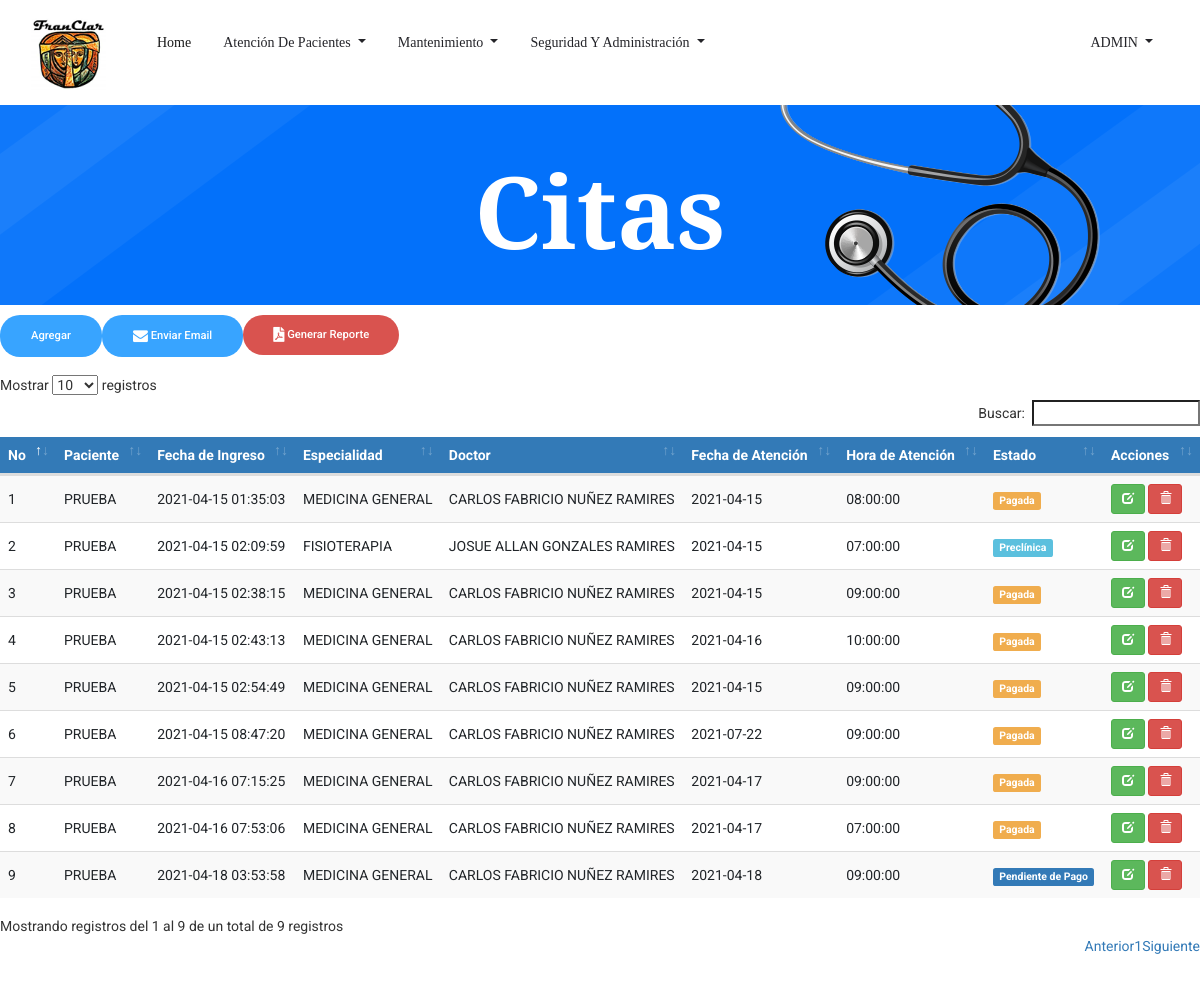
/Cita.php (signed in), run on the app's committed database.
### tables this page shows
CREATE TABLE `tbl_citas` (
  `ID_Cita` bigint(3) NOT NULL,
  `ID_Paciente` int(3) NOT NULL,
  `ID_Usuario` bigint(3) NOT NULL,
  `ID_Empleado` int(3) NOT NULL,
  `ID_Especialidad` int(3) NOT NULL,
  `ID_Estado` int(3) NOT NULL,
  `Fec_Creacion` timestamp NOT NULL DEFAULT current_timestamp(),
  `Fec_Atencion` date NOT NULL,
  `Hora_Atencion` time NOT NULL,
  `Precio` int(5) NOT NULL,
  `Usuario_Crea` bigint(3) DEFAULT NULL,
  `Fec_Crea` date DEFAULT NULL,
  `Usuario_Modif` bigint(3) DEFAULT NULL,
  `Fec_Modif` date DEFAULT NULL
);

CREATE TABLE `tbl_pacientes` (
  `ID_Paciente` int(3) NOT NULL,
  `ID_tipo_documento` int(11) NOT NULL,
  `cedula` varchar(20) NOT NULL,
  `ID_Sexo` int(1) NOT NULL,
  `ID_Est_Civil` int(3) NOT NULL,
  `ID_Tipo_Sangre` int(3) NOT NULL,
  `ID_Religion` int(3) NOT NULL,
  `Nom_Paciente` varchar(255) NOT NULL,
  `Fec_Nacimiento` date NOT NULL,
  `Edad` int(3) NOT NULL,
  `Dir_Paciente` varchar(255) NOT NULL,
  `Tel_Paciente` int(8) NOT NULL,
  `Cel_Paciente` int(8) NOT NULL,
  `Email` varchar(50) NOT NULL,
  `Contacto_Emergencia` varchar(40) NOT NULL,
  `ID_Parentesco` int(3) NOT NULL,
  `Tel_Emergencia` int(8) NOT NULL,
  `Cel_Emergencia` int(8) NOT NULL,
  `Antecedentes_Personales` varchar(500) DEFAULT NULL,
  `Antecedentes_Hospitalarios` varchar(500) DEFAULT NULL,
  `Antecedentes_Alergicos` varchar(500) DEFAULT NULL,
  `Antecedentes_Familiares` varchar(500) DEFAULT NULL,
  `Habitos` varchar(500) DEFAULT NULL,
  `Usuario_crea` bigint(3) DEFAULT NULL,
  `Fec_crea` date DEFAULT NULL,
  `Usuario_modif` bigint(3) DEFAULT NULL,
  `Fec_modif` date DEFAULT NULL
);

CREATE TABLE `tbl_especialidad` (
  `ID_Especialidad` int(3) NOT NULL,
  `Descripcion_Espec` varchar(30) NOT NULL,
  `Precio` int(5) NOT NULL
);

CREATE TABLE `tbl_empleado` (
  `ID_Empleado` int(3) NOT NULL,
  `Nom_Empleado` varchar(50) NOT NULL,
  `ID_Sexo` int(1) NOT NULL,
  `ID_Est_Civil` int(3) NOT NULL,
  `ID_Cargo` int(3) NOT NULL,
  `ID_Especialidad` int(3) NOT NULL,
  `Cedula` varchar(13) NOT NULL,
  `Fec_Nacimiento` date NOT NULL,
  `Dir_Empleado` varchar(255) NOT NULL,
  `Tel_Empleado` int(8) NOT NULL,
  `Cel_Empleado` int(8) NOT NULL,
  `Salario` int(6) NOT NULL,
  `Usuario_Crea` bigint(3) DEFAULT NULL,
  `Fec_Crea` date DEFAULT NULL,
  `Usuario_Modif` bigint(3) DEFAULT NULL,
  `Fec_Modif` date DEFAULT NULL
);

CREATE TABLE `tbl_estado_cita` (
  `ID_Estado` int(3) NOT NULL,
  `Descripcion_Est_cita` varchar(20) NOT NULL
);

### Cita.php (the view, shortened to what this page needs)
<!doctype html>
<html lang="es">
<?php
include 'head.php'
?>
<body>
    <?php
    include 'header.php';
    ?>
    <section class="breadcrumb_part breadcrumb_bg">
        <div class="container">
            <div class="row">
                <div class="col-lg-12">
                    <div class="breadcrumb_iner">
                        <div class="breadcrumb_iner_item">
                            <h2>Citas</h2>
                        </div>
                    </div>
                </div>
            </div>
        </div>
    </section>
    <form class="form-inline my-2 my-lg-0 float-left">
        <a href="agregarcita.php" class="genric-btn info circle">Agregar</a>
    </form>
	<div class="form-inline my-2 my-lg-0 float-left" >
	<a class="genric-btn info circle" href="PHPMailer/notificaciones.php">
	<i class="fa fa-envelope fa-lg"> </i> Enviar Email  </a>
</div>
<form class="form-inline my-2 my-lg-0 float-left">
	<a class="genric-btn btn-danger circle" onclick="buscar_cita()" href="#">
	<i class="fas fa-file-pdf fa-lg"> </i> Generar Reporte</a>
	</form>
	<br>
	<br>
	<br>
   <div class="table-responsive">
			<table id="datatableUsuarios" class="table table-striped table-hover" cellspacing="0" width="100%">
            	<thead>
				<tr>
					<th>No</th>
					<th>Paciente</th>
					<th>Fecha de Ingreso</th>
					<th>Especialidad</th>
                    <th>Doctor</th>
                    <th>Fecha de Atención</th>
                    <th>Hora de Atención</th>
                    <th>Estado</th>
				    <th>Acciones</th>
				</tr>
				</thead>
				<tbody>
					<?php
						$sql = mysqli_query($con, "SELECT tbl_citas.ID_Cita,
						tbl_pacientes.Nom_Paciente,
						tbl_citas.Fec_Creacion,
						tbl_especialidad.Descripcion_Espec,
						tbl_empleado.Nom_Empleado,
						tbl_citas.Fec_Atencion,
						tbl_citas.Hora_Atencion,
						tbl_estado_cita.Descripcion_Est_cita,
						tbl_estado_cita.ID_Estado FROM tbl_citas
						INNER JOIN tbl_pacientes on tbl_citas.ID_Paciente = tbl_pacientes.ID_Paciente
						INNER JOIN tbl_especialidad on tbl_citas.ID_Especialidad = tbl_especialidad.ID_Especialidad
						INNER JOIN tbl_empleado on tbl_citas.ID_Empleado = tbl_empleado.ID_Empleado
						INNER JOIN tbl_estado_cita on tbl_citas.ID_Estado = tbl_estado_cita.ID_Estado ORDER BY tbl_citas.Fec_Creacion DESC");
						if(mysqli_num_rows($sql) == 0){
							echo '<tr><td colspan="8">No hay datos.</td></tr>';
						}else{
							while($row = mysqli_fetch_assoc($sql)){
								if($row['ID_Estado'] == 1){
									echo '
									<tr>
									<td>'.$row['ID_Cita'].'</td>
									<td>'.$row['Nom_Paciente'].'</td>
									<td>'.$row['Fec_Creacion'].'</td>
									<td>'.$row['Descripcion_Espec'].'</td>
									<td>'.$row['Nom_Empleado'].'</td>
									<td>'.$row['Fec_Atencion'].'</td>
									<td>'.$row['Hora_Atencion'].'</td>
									<td><span class="label label-success">'.$row['Descripcion_Est_cita'].'</span></td>
									<td>
										<a href="EditarCita.php?nik='.$row['ID_Cita'].'" title="Editar datos" class="btn btn-success btn-sm"><span class="glyphicon glyphicon-edit" aria-hidden="true"></span></a>
										<a href="Cita.php?aksi=delete&nik='.$row['ID_Cita'].'" title="Eliminar" onclick="return confirm(\'¿Está seguro de borrar los datos de la cita\')" class="btn btn-danger btn-sm"><span class="glyphicon glyphicon-trash" aria-hidden="true"></span></a>
									</td>
									</tr>
									';
								}elseif($row['ID_Estado'] == 2){
									echo '
									<tr>
									<td>'.$row['ID_Cita'].'</td>
									<td>'.$row['Nom_Paciente'].'</td>
									<td>'.$row['Fec_Creacion'].'</td>
									<td>'.$row['Descripcion_Espec'].'</td>
									<td>'.$row['Nom_Empleado'].'</td>
									<td>'.$row['Fec_Atencion'].'</td>
									<td>'.$row['Hora_Atencion'].'</td>
									<td><span class="label label-info">'.$row['Descripcion_Est_cita'].'</span></td>
									<td>
									<a href="EditarCita.php?nik='.$row['ID_Cita'].'" title="Editar datos" class="btn btn-success btn-sm"><span class="glyphicon glyphicon-edit" aria-hidden="true"></span></a>
									<a href="Cita.php?aksi=delete&nik='.$row['ID_Cita'].'" title="Eliminar" onclick="return confirm(\'¿Está seguro de borrar los datos de la cita\')" class="btn btn-danger btn-sm"><span class="glyphicon glyphicon-trash" aria-hidden="true"></span></a>
								    </td>
									</tr>
									';
								}elseif($row['ID_Estado'] == 3){
									echo '
									<tr>
									<td>'.$row['ID_Cita'].'</td>
									<td>'.$row['Nom_Paciente'].'</td>
									<td>'.$row['Fec_Creacion'].'</td>
									<td>'.$row['Descripcion_Espec'].'</td>
									<td>'.$row['Nom_Empleado'].'</td>
									<td>'.$row['Fec_Atencion'].'</td>
									<td>'.$row['Hora_Atencion'].'</td>
									<td><span class="label label-primary">'.$row['Descripcion_Est_cita'].'</span></td>
									<td>
									<a href="EditarCita.php?nik='.$row['ID_Cita'].'" title="Editar datos" class="btn btn-success btn-sm"><span class="glyphicon glyphicon-edit" aria-hidden="true"></span></a>
									<a href="Cita.php?aksi=delete&nik='.$row['ID_Cita'].'" title="Eliminar" onclick="return confirm(\'¿Está seguro de borrar los datos de la cita\')" class="btn btn-danger btn-sm"><span class="glyphicon glyphicon-trash" aria-hidden="true"></span></a>
								    </td>
									</tr>
									';
								}elseif($row['ID_Estado'] == 4){
									echo '
									<tr>
									<td>'.$row['ID_Cita'].'</td>
									<td>'.$row['Nom_Paciente'].'</td>
									<td>'.$row['Fec_Creacion'].'</td>
									<td>'.$row['Descripcion_Espec'].'</td>
									<td>'.$row['Nom_Empleado'].'</td>
									<td>'.$row['Fec_Atencion'].'</td>
									<td>'.$row['Hora_Atencion'].'</td>
									<td><span class="label label-warning">'.$row['Descripcion_Est_cita'].'</span></td>
									<td>
									<a href="EditarCita.php?nik='.$row['ID_Cita'].'" title="Editar datos" class="btn btn-success btn-sm"><span class="glyphicon glyphicon-edit" aria-hidden="true"></span></a>
									<a href="Cita.php?aksi=delete&nik='.$row['ID_Cita'].'" title="Eliminar" onclick="return confirm(\'¿Está seguro de borrar los datos de la cita\')" class="btn btn-danger btn-sm"><span class="glyphicon glyphicon-trash" aria-hidden="true"></span></a>
								    </td>
									</tr>
									';
								}
							}
						}
					?>
				</tbody>
			</table>
		 </div>
		<br><br><br><br><br><br><br><br><br><br>
</body>
</html>

### css/main.css (style rules this page uses)
table th { background-color: #337ab7 !important; color: white; }
table>tbody>tr>td { vertical-align: middle !important; }

### data on the page
tbl_citas: ID_Cita "9", ID_Paciente.Nom_Paciente "PRUEBA", Fec_Creacion "2021-04-18 03:53:58", ID_Especialidad.Descripcion_Espec "MEDICINA GENERAL", ID_Empleado.Nom_Empleado "CARLOS FABRICIO NUÑEZ RAMIRES", Fec_Atencion "2021-04-18", Hora_Atencion "09:00:00", ID_Estado.Descripcion_Est_cita "Pendiente de Pago"
tbl_citas: ID_Cita "8", ID_Paciente.Nom_Paciente "PRUEBA", Fec_Creacion "2021-04-16 07:53:06", ID_Especialidad.Descripcion_Espec "MEDICINA GENERAL", ID_Empleado.Nom_Empleado "CARLOS FABRICIO NUÑEZ RAMIRES", Fec_Atencion "2021-04-17", Hora_Atencion "07:00:00", ID_Estado.Descripcion_Est_cita "Pagada"
tbl_citas: ID_Cita "7", ID_Paciente.Nom_Paciente "PRUEBA", Fec_Creacion "2021-04-16 07:15:25", ID_Especialidad.Descripcion_Espec "MEDICINA GENERAL", ID_Empleado.Nom_Empleado "CARLOS FABRICIO NUÑEZ RAMIRES", Fec_Atencion "2021-04-17", Hora_Atencion "09:00:00", ID_Estado.Descripcion_Est_cita "Pagada"
tbl_citas: ID_Cita "6", ID_Paciente.Nom_Paciente "PRUEBA", Fec_Creacion "2021-04-15 08:47:20", ID_Especialidad.Descripcion_Espec "MEDICINA GENERAL", ID_Empleado.Nom_Empleado "CARLOS FABRICIO NUÑEZ RAMIRES", Fec_Atencion "2021-07-22", Hora_Atencion "09:00:00", ID_Estado.Descripcion_Est_cita "Pagada"
tbl_citas: ID_Cita "5", ID_Paciente.Nom_Paciente "PRUEBA", Fec_Creacion "2021-04-15 02:54:49", ID_Especialidad.Descripcion_Espec "MEDICINA GENERAL", ID_Empleado.Nom_Empleado "CARLOS FABRICIO NUÑEZ RAMIRES", Fec_Atencion "2021-04-15", Hora_Atencion "09:00:00", ID_Estado.Descripcion_Est_cita "Pagada"
tbl_citas: ID_Cita "4", ID_Paciente.Nom_Paciente "PRUEBA", Fec_Creacion "2021-04-15 02:43:13", ID_Especialidad.Descripcion_Espec "MEDICINA GENERAL", ID_Empleado.Nom_Empleado "CARLOS FABRICIO NUÑEZ RAMIRES", Fec_Atencion "2021-04-16", Hora_Atencion "10:00:00", ID_Estado.Descripcion_Est_cita "Pagada"
tbl_citas: ID_Cita "3", ID_Paciente.Nom_Paciente "PRUEBA", Fec_Creacion "2021-04-15 02:38:15", ID_Especialidad.Descripcion_Espec "MEDICINA GENERAL", ID_Empleado.Nom_Empleado "CARLOS FABRICIO NUÑEZ RAMIRES", Fec_Atencion "2021-04-15", Hora_Atencion "09:00:00", ID_Estado.Descripcion_Est_cita "Pagada"
tbl_citas: ID_Cita "2", ID_Paciente.Nom_Paciente "PRUEBA", Fec_Creacion "2021-04-15 02:09:59", ID_Especialidad.Descripcion_Espec "FISIOTERAPIA", ID_Empleado.Nom_Empleado "JOSUE ALLAN GONZALES RAMIRES", Fec_Atencion "2021-04-15", Hora_Atencion "07:00:00", ID_Estado.Descripcion_Est_cita "Preclínica"
tbl_citas: ID_Cita "1", ID_Paciente.Nom_Paciente "PRUEBA", Fec_Creacion "2021-04-15 01:35:03", ID_Especialidad.Descripcion_Espec "MEDICINA GENERAL", ID_Empleado.Nom_Empleado "CARLOS FABRICIO NUÑEZ RAMIRES", Fec_Atencion "2021-04-15", Hora_Atencion "08:00:00", ID_Estado.Descripcion_Est_cita "Pagada"

### other printed values
$usuario "ADMIN"
